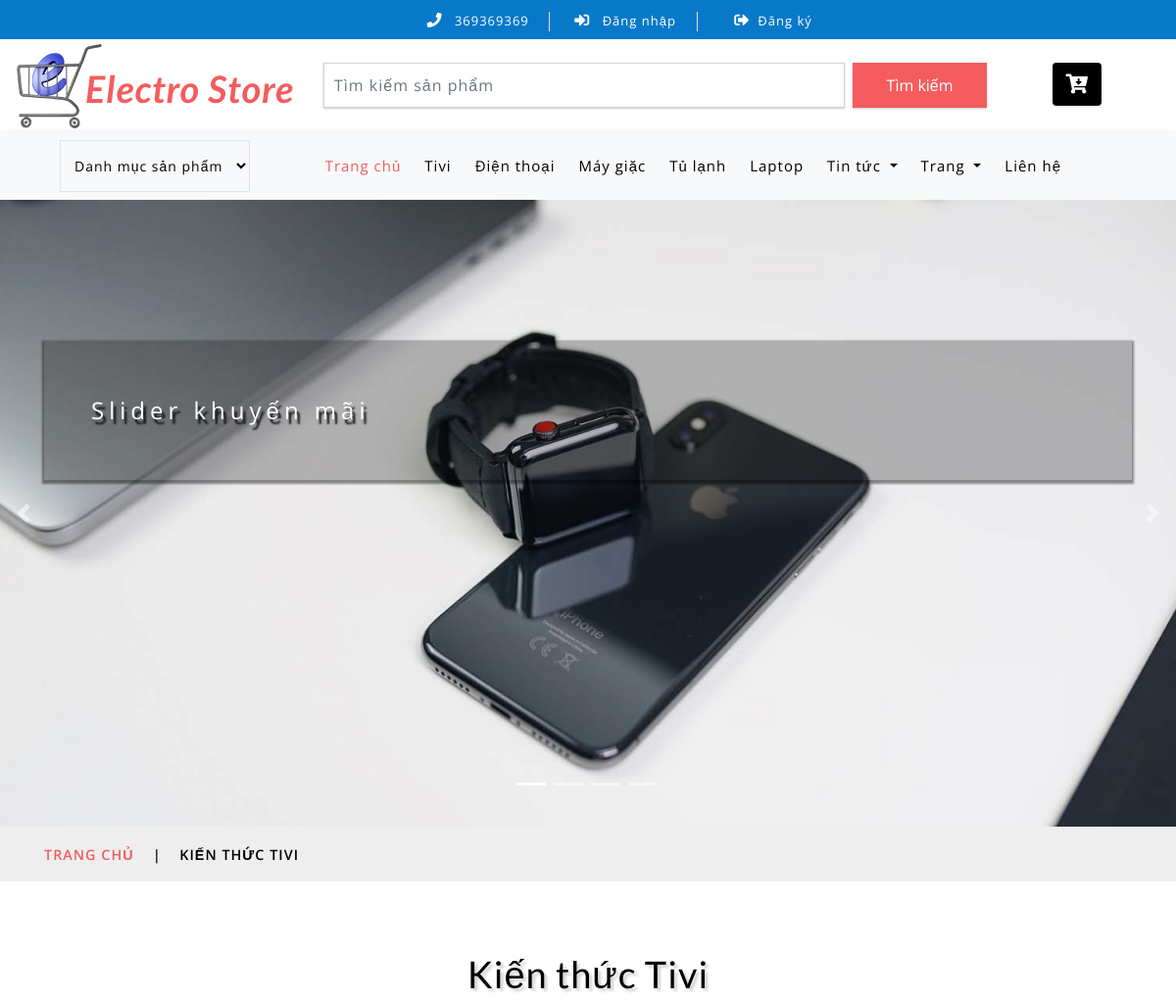
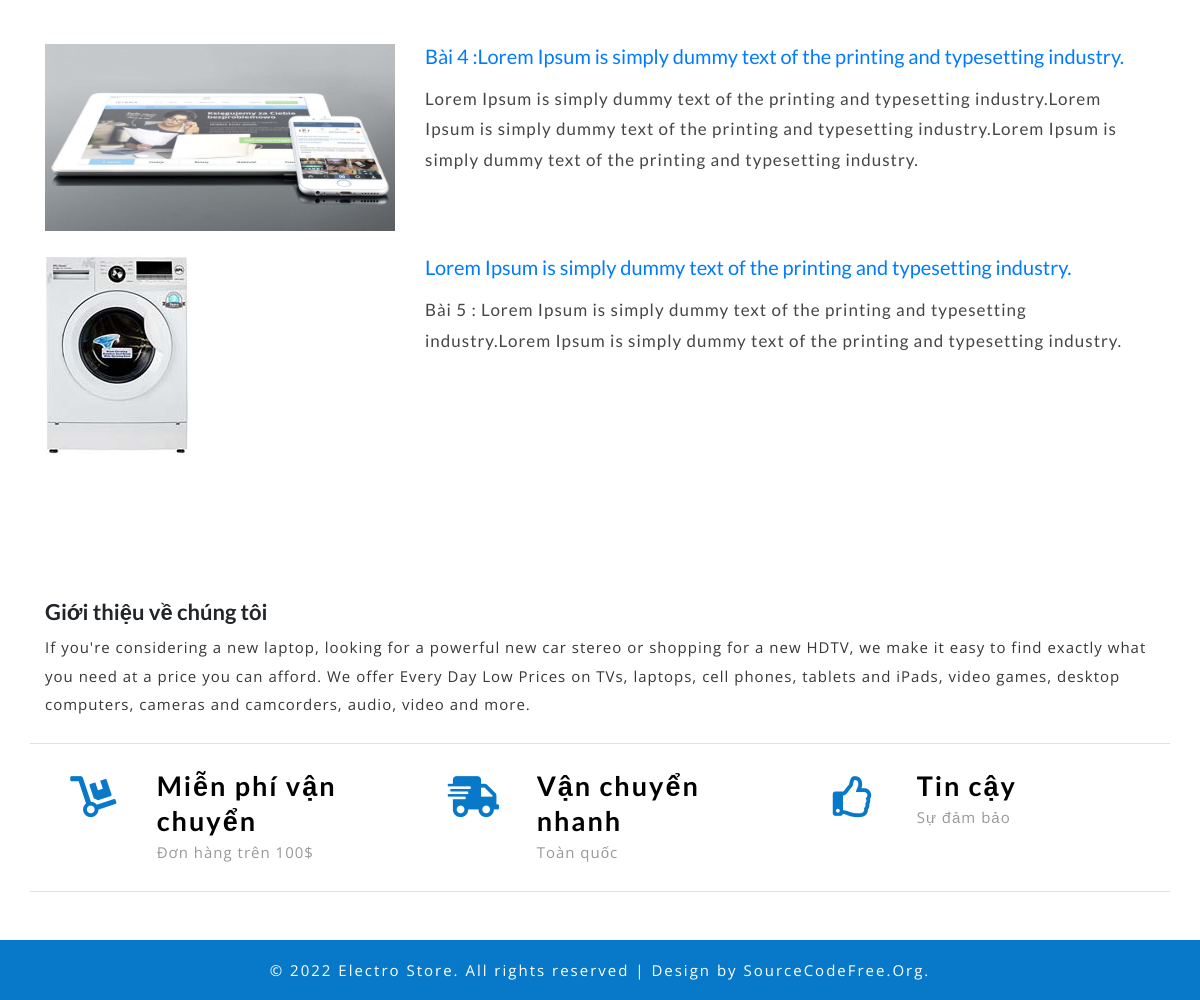
Screenshot of /?quanly=tintuc&id_tin=4 with the database file from the repository (2 pictures, top to bottom).
### tables this page shows
CREATE TABLE `tbl_category` (
  `category_id` int(11) NOT NULL,
  `category_name` varchar(50) NOT NULL
);

CREATE TABLE `tbl_slider` (
  `slider_id` int(11) NOT NULL,
  `slider_image` varchar(100) NOT NULL,
  `slider_caption` text NOT NULL,
  `slider_active` int(11) NOT NULL DEFAULT 1
);

CREATE TABLE `tbl_danhmuc_tin` (
  `danhmuctin_id` int(11) NOT NULL,
  `tendanhmuc` varchar(100) NOT NULL
);

CREATE TABLE `tbl_baiviet` (
  `baiviet_id` int(11) NOT NULL,
  `tenbaiviet` varchar(100) NOT NULL,
  `tomtat` text NOT NULL,
  `noidung` text NOT NULL,
  `danhmuctin_id` int(11) NOT NULL,
  `baiviet_image` varchar(50) NOT NULL
);

### include/tintuc.php (the view)
<?php
	if(isset($_GET['id_tin'])){
		$id_danhmuc = $_GET['id_tin'];
	}else{
		$id_danhmuc = '';
	}
?>
	<div class="services-breadcrumb">
		<div class="agile_inner_breadcrumb">
			<div class="container">
				<ul class="w3_short">
					<li>
						<a href="index.php">Trang chủ</a>
						<i>|</i>
					</li>
					<?php
					$sql_tendanhmuc = mysqli_query($con,"SELECT * FROM tbl_danhmuc_tin WHERE danhmuctin_id='$id_danhmuc'");
					$row_danh = mysqli_fetch_array($sql_tendanhmuc);
					?>
					<li><?php echo $row_danh['tendanhmuc'] ?></li>
				</ul>
			</div>
		</div>
	</div>
	<div class="welcome py-sm-5 py-4">
		<div class="container py-xl-4 py-lg-2">
			<?php
					$sql_tendanhmuc1 = mysqli_query($con,"SELECT * FROM tbl_danhmuc_tin WHERE danhmuctin_id='$id_danhmuc'");
					$row_danh1 = mysqli_fetch_array($sql_tendanhmuc1);
					?>
			<h3 class="tittle-w3l text-center mb-lg-5 mb-sm-4 mb-3">
				<?php echo $row_danh1['tendanhmuc'] ?></h3>
			<?php
			$sql_baiviet = mysqli_query($con,"SELECT * FROM tbl_danhmuc_tin,tbl_baiviet WHERE tbl_danhmuc_tin.danhmuctin_id = tbl_baiviet.danhmuctin_id AND tbl_danhmuc_tin.danhmuctin_id='$id_danhmuc'");
			while($row_baiviet = mysqli_fetch_array($sql_baiviet)){
			?>
			<div class="row">
				<div class="col-lg-4 welcome-right-top mt-lg-0 mt-sm-5 mt-4">
					<img src="images/<?php echo $row_baiviet['baiviet_image'] ?>" class="img-fluid" alt=" ">
				</div>
				<div class="col-lg-8 welcome-left">
					<h5><a href="index.php?quanly=chitiettin&id_tin=<?php echo $row_baiviet['baiviet_id'] ?>"><?php echo $row_baiviet['tenbaiviet'] ?></a></h5>
					<h4 class="my-sm-3 my-2"><?php echo $row_baiviet['tomtat'] ?></h4>
				</div>
			</div><br>
			<?php
			}
			?>
		</div>
	</div>

### include/menu.php (shortened to what this page needs)
<div class="navbar-inner">
    <div class="container">
        <nav class="navbar navbar-expand-lg navbar-light bg-light">
            <div class="agileits-navi_search">
                <form action="#" method="post">
                    <select id="agileinfo-nav_search" name="agileinfo_search" class="border" required="">
                        <option value="">Danh mục sản phẩm</option>
                    </select>
                </form>
            </div>
            <div class="collapse navbar-collapse" id="navbarSupportedContent">
                <ul class="navbar-nav ml-auto text-center mr-xl-5">
                    <li class="nav-item active mr-lg-2 mb-lg-0 mb-2">
                        <a class="nav-link" href="index.php">Trang chủ
                        </a>
                    </li>
                    <?php
					$sql_category_danhmuc = mysqli_query($con, 'SELECT * FROM tbl_category ORDER BY category_id DESC');
					while ($row_category_danhmuc = mysqli_fetch_array($sql_category_danhmuc)) {
					?>
                    <li class="nav-item  mr-lg-2 mb-lg-0 mb-2">
                        <a class="nav-link "
                            href="?quanly=danhmuc&id=<?php echo $row_category_danhmuc['category_id'] ?>" role="button"
                            aria-haspopup="true" aria-expanded="false">
                            <?php echo $row_category_danhmuc['category_name'] ?>
                        </a>
                    </li>
                    <?php
					}
					?>
                    <li class="nav-item dropdown mr-lg-2 mb-lg-0 mb-2">
                        <a class="nav-link dropdown-toggle" href="#" role="button" data-toggle="dropdown"
                            aria-haspopup="true" aria-expanded="false">
                            Tin tức
                        </a>
                    </li>
                    <li class="nav-item dropdown mr-lg-2 mb-lg-0 mb-2">
                        <a class="nav-link dropdown-toggle" href="#" role="button" data-toggle="dropdown"
                            aria-haspopup="true" aria-expanded="false">
                            Trang
                        </a>
                    </li>
                    <li class="nav-item">
                        <a class="nav-link" href="contact.html">Liên hệ</a>
                    </li>
                </ul>
            </div>
        </nav>
    </div>
</div>

### include/slider.php (shortened to what this page needs)
<div id="carouselExampleIndicators" class="carousel slide" data-ride="carousel">
	<ol class="carousel-indicators">
		<li data-target="#carouselExampleIndicators" data-slide-to="0" class="active"></li>
		<li data-target="#carouselExampleIndicators" data-slide-to="1"></li>
		<li data-target="#carouselExampleIndicators" data-slide-to="2"></li>
		<li data-target="#carouselExampleIndicators" data-slide-to="3"></li>
	</ol>
	<div class="carousel-inner">
		<?php
		$sqli_slider = mysqli_query($con,"SELECT * FROM tbl_slider WHERE slider_active='1' ORDER BY slider_id");
		while($row_slider = mysqli_fetch_array($sqli_slider)){
		?>
		<div class="carousel-item item1 active">
			<div class="container">
				<div class="w3l-space-banner">
					<div class="carousel-caption p-lg-5 p-sm-4 p-3">
						<p><?php echo $row_slider['slider_caption'] ?></p>
					</div>
				</div>
			</div>
		</div>
		<?php
		}
		?>
	</div>
	<a class="carousel-control-prev" href="#carouselExampleIndicators" role="button" data-slide="prev">
		<span class="carousel-control-prev-icon" aria-hidden="true"></span>
	</a>
	<a class="carousel-control-next" href="#carouselExampleIndicators" role="button" data-slide="next">
		<span class="carousel-control-next-icon" aria-hidden="true"></span>
	</a>
</div>

### css/style.css (style rules this page uses)
html, body { margin: 0; font-size: 100%; background: #fff; font-family: 'Open Sans', sans-serif; }
body a { text-decoration: none; transition: 0.5s all; -webkit-transition: 0.5s all; -moz-transition: 0.5s all; -o-transition: 0.5s all; -ms-transition: 0.5s all; }
a { transition: 0.5s all; -webkit-transition: 0.5s all; -moz-transition: 0.5s all; -o-transition: 0.5s all; -ms-transition: 0.5s all; }
h1, h2, h3, h4, h5, h6 { margin: 0; font-family: 'Lato', sans-serif; }
p { margin: 0; letter-spacing: 1px; font-size: 15px; line-height: 1.9; color: #999; font-family: 'Open Sans', sans-serif; }
ul { margin: 0; padding: 0; }
.navbar-inner { background: #f8f9fa; box-shadow: 0px 2px 6px 1px rgba(0, 0, 0, 0.13); }
.navbar-light .navbar-nav .nav-link { letter-spacing: 1px; font-size: 15px; color: #000; }
.navbar-light .navbar-nav .show>.nav-link, .navbar-light .navbar-nav .active>.nav-link, .navbar-light .navbar-nav .nav-link.show, .navbar-light .navbar-nav .nav-link.active { color: #F45C5D; }
.carousel-item.item1 { background: url(../images/b1.jpg) no-repeat center; background-size: cover; -webkit-background-size: cover; -moz-background-size: cover; -o-background-size: cover; -ms-background-size: cover; }
.carousel-item.item4, .carousel-item.item3, .carousel-item.item2, .carousel-item.item1 { min-height: 640px; }
.w3l-space-banner { padding-top: 9em; }
.carousel-caption { background: rgba(16, 16, 16, 0.27); text-align: left; position: inherit; box-shadow: 0px 2px 2px 2px rgba(2, 2, 2, 0.43); }
.carousel-caption p { letter-spacing: 5px; font-size: 24px; color: #fff; text-shadow: 3px 5px 2px rgb(12, 12, 12); }
.carousel-indicators { bottom: 4%; }
.carousel-indicators li { cursor: pointer; }
h3.tittle-w3l { color: #000; font-size: 38px; letter-spacing: 1px; text-shadow: 3px 3px 3px rgba(0, 0, 0, 0.19); }
#agileinfo-nav_search { outline: none; border: none; color: #000; font-size: 14px; background: transparent; padding: 15px 10px; width: 100%; letter-spacing: 1px; cursor: pointer; }
ul.w3_short li { display: inline-block; text-transform: uppercase; color: #000; font-size: 0.9em; font-weight: 600; letter-spacing: 1px; }
ul.w3_short li a { color: #F45C5D; text-decoration: none; }
.services-breadcrumb { padding: 0; background: #eee; text-align: center; }
.services-breadcrumb ul li i { padding: 0 1em; }
ul.w3_short { text-align: left; padding: 16px 0; }
.welcome-left h4 { color: #464646; font-size: 17px; line-height: 1.8; letter-spacing: 1px; }
@media (max-width: 1366px) { .carousel-control-prev, .carousel-control-next { width: 4%; } }

### css/flexslider.css (style rules this page uses)
.carousel li { margin-right: 5px; }

### rows the page displays
tbl_category: category_name "Tivi"
tbl_category: category_name "Điện thoại"
tbl_category: category_name "Máy giặc"
tbl_category: category_name "Tủ lạnh"
tbl_category: category_name "Laptop"
tbl_slider: slider_caption "Slider khuyến mãi"
tbl_danhmuc_tin: tendanhmuc "KIẾN THỨC TIVI", tendanhmuc "Kiến thức Tivi"
tbl_baiviet: baiviet_image (picture), tenbaiviet "Bài 4 :Lorem Ipsum is simply dummy text of the printing and typesetting industry.", tomtat "Lorem Ipsum is simply dummy text of the printing and typesetting industry.Lorem Ipsum is simply dummy text of the printing and typesetting industry.Lorem Ipsum is simply dummy text of the printing and typesetting industry."
tbl_baiviet: baiviet_image (picture), tenbaiviet "Lorem Ipsum is simply dummy text of the printing and typesetting industry.", tomtat "Bài 5 : Lorem Ipsum is simply dummy text of the printing and typesetting industry.Lorem Ipsum is simply dummy text of the printing and typesetting industry."
